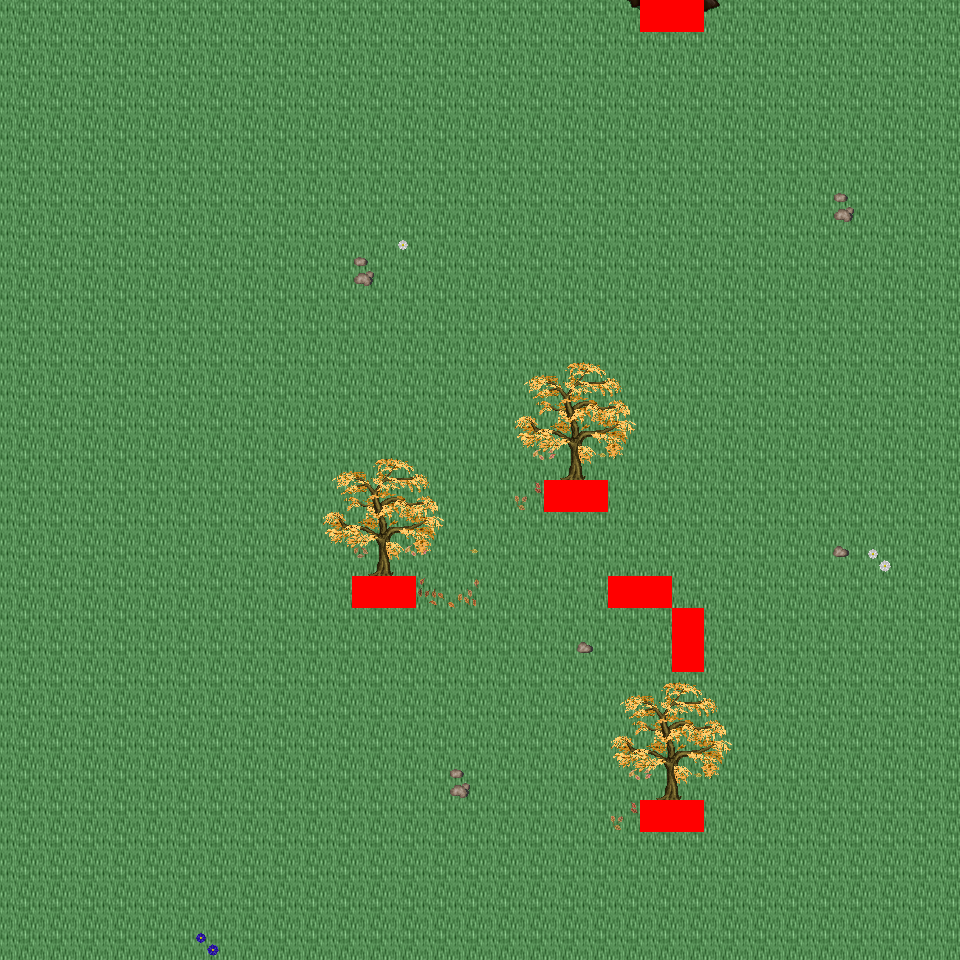

The image is a tile-based game level rendered from a .tmx file. Its description and source (layers, tilesets, objects; grid data summarised) follow:
An orthogonal 30x30 tile map with 32x32 px tiles, 6 tile layers (Ground, Object, Object2, Above, ...), 20 tilesets and 5 objects (5x mapExit).

<map version="1.0" orientation="orthogonal" renderorder="right-down" width="30" height="30" tilewidth="32" tileheight="32" nextobjectid="6">
  <tileset firstgid="1" name="tileset_logic_collision" tilewidth="32" tileheight="32" tilecount="1" columns="1">
    <image source="../drawable/tileset_logic_collision.png" width="32" height="32" />
  </tileset>
  <tileset firstgid="2" name="tileset_ground_ground" tilewidth="32" tileheight="32" tilecount="33" columns="3">
    <image source="../drawable/tileset_ground_ground.png" width="96" height="352" />
  </tileset>
  <tileset firstgid="35" name="tileset_ground_rock_pebbles" tilewidth="32" tileheight="32" tilecount="3" columns="1">
    <image source="../drawable/tileset_ground_rock_pebbles.png" width="32" height="96" />
  </tileset>
  <tileset firstgid="38" name="tileset_ground_grass_corners" tilewidth="32" tileheight="32" tilecount="24" columns="6">
    <image source="../drawable/tileset_ground_grass_corners.png" width="192" height="128" />
  </tileset>
  <tileset firstgid="62" name="tileset_ground_grass_edges" tilewidth="32" tileheight="32" tilecount="36" columns="12">
    <image source="../drawable/tileset_ground_grass_edges.png" width="384" height="96" />
  </tileset>
  <tileset firstgid="98" name="tileset_ground_grass_2" tilewidth="32" tileheight="32" tilecount="21" columns="3">
    <image source="../drawable/tileset_ground_grass_2.png" width="96" height="224" />
  </tileset>
  <tileset firstgid="119" name="tileset_plant_leaves" tilewidth="32" tileheight="32" tilecount="8" columns="4">
    <image source="../drawable/tileset_plant_leaves.png" width="128" height="64" />
  </tileset>
  <tileset firstgid="127" name="tileset_plant_tree_tree_darkgreen" tilewidth="32" tileheight="32" tilecount="88" columns="8">
    <image source="../drawable/tileset_plant_tree_tree_darkgreen.png" width="256" height="352" />
  </tileset>
  <tileset firstgid="215" name="tileset_plant_tree_fall_trees" tilewidth="32" tileheight="32" tilecount="40" columns="8">
    <image source="../drawable/tileset_plant_tree_fall_trees.png" width="256" height="160" />
  </tileset>
  <tileset firstgid="255" name="tileset_plant_tree_pine_tree" tilewidth="32" tileheight="32" tilecount="20" columns="4">
    <image source="../drawable/tileset_plant_tree_pine_tree.png" width="128" height="160" />
  </tileset>
  <tileset firstgid="275" name="tileset_plant_stump_hollow_logs" tilewidth="32" tileheight="32" tilecount="6" columns="3">
    <image source="../drawable/tileset_plant_stump_hollow_logs.png" width="96" height="64" />
  </tileset>
  <tileset firstgid="281" name="tileset_plant_stump_small_stump" tilewidth="32" tileheight="32" tilecount="4" columns="2">
    <image source="../drawable/tileset_plant_stump_small_stump.png" width="64" height="64" />
  </tileset>
  <tileset firstgid="285" name="tileset_plant_stump_stump_purple" tilewidth="32" tileheight="32" tilecount="4" columns="2">
    <image source="../drawable/tileset_plant_stump_stump_purple.png" width="64" height="64" />
  </tileset>
  <tileset firstgid="289" name="tileset_plant_flower_daisy_blue" tilewidth="32" tileheight="32" tilecount="8" columns="2">
    <image source="../drawable/tileset_plant_flower_daisy_blue.png" width="64" height="128" />
  </tileset>
  <tileset firstgid="297" name="tileset_plant_flower_daisy_red" tilewidth="32" tileheight="32" tilecount="8" columns="2">
    <image source="../drawable/tileset_plant_flower_daisy_red.png" width="64" height="128" />
  </tileset>
  <tileset firstgid="305" name="tileset_plant_flower_daisy_white" tilewidth="32" tileheight="32" tilecount="8" columns="2">
    <image source="../drawable/tileset_plant_flower_daisy_white.png" width="64" height="128" />
  </tileset>
  <tileset firstgid="313" name="tileset_plant_flower_daisy_yellow" tilewidth="32" tileheight="32" tilecount="8" columns="2">
    <image source="../drawable/tileset_plant_flower_daisy_yellow.png" width="64" height="128" />
  </tileset>
  <tileset firstgid="321" name="tileset_logic_creature_animal" tilewidth="32" tileheight="32" tilecount="32" columns="8">
    <image source="../drawable/tileset_logic_creature_animal.png" width="256" height="128" />
  </tileset>
  <tileset firstgid="353" name="tileset_logic_creature_reptile" tilewidth="32" tileheight="32" tilecount="7" columns="7">
    <image source="../drawable/tileset_logic_creature_reptile.png" width="224" height="32" />
  </tileset>
  <tileset firstgid="360" name="tileset_logic_creature_fowl" tilewidth="32" tileheight="32" tilecount="6" columns="6">
    <image source="../drawable/tileset_logic_creature_fowl.png" width="192" height="32" />
  </tileset>
  <layer name="Ground" width="30" height="30">
    <data>[900 cells, 900 non-empty, 1 distinct tile ids]</data>
  </layer>
  <layer name="Object" width="30" height="30">
    <data>[900 cells, 22 non-empty, 15 distinct tile ids]</data>
  </layer>
  <layer name="Object2" width="30" height="30">
    <data>[900 cells, 20 non-empty, 8 distinct tile ids]</data>
  </layer>
  <layer name="Above" width="30" height="30">
    <data>[900 cells, 48 non-empty, 16 distinct tile ids]</data>
  </layer>
  <layer name="Above2" width="30" height="30">
    <data>[900 cells, 0 non-empty, 0 distinct tile ids]</data>
  </layer>
  <layer name="Walkable" width="30" height="30">
    <data>[900 cells, 12 non-empty, 1 distinct tile ids]</data>
  </layer>
  <objectgroup name="MapEvents">
    <object id="1" name="north" type="mapExit" x="0" y="0" width="640" height="32">
      <properties>
        <property name="map" value="level_0_x37_y27" />
        <property name="x" value="0" />
        <property name="y" value="28" />
      </properties>
    </object>
    <object id="2" name="north2" type="mapExit" x="704" y="0" width="256" height="32">
      <properties>
        <property name="map" value="level_0_x37_y27" />
        <property name="x" value="22" />
        <property name="y" value="28" />
      </properties>
    </object>
    <object id="3" name="south" type="mapExit" x="0" y="928" width="960" height="32">
      <properties>
        <property name="map" value="level_0_x37_y29" />
        <property name="x" value="0" />
        <property name="y" value="1" />
      </properties>
    </object>
    <object id="4" name="west" type="mapExit" x="0" y="0" width="32" height="960">
      <properties>
        <property name="map" value="level_0_x36_y28" />
        <property name="x" value="28" />
        <property name="y" value="0" />
      </properties>
    </object>
    <object id="5" name="east" type="mapExit" x="928" y="0" width="32" height="960">
      <properties>
        <property name="map" value="level_0_x38_y28" />
        <property name="x" value="1" />
        <property name="y" value="0" />
      </properties>
    </object>
  </objectgroup>
</map>
